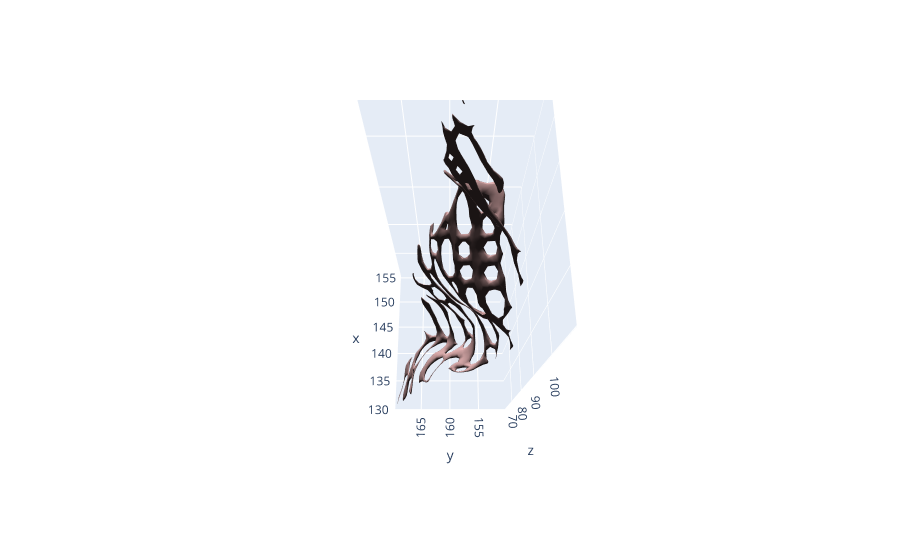

The notebook cell this image was saved under:
### Code cell
temp_dir = tempfile.mkdtemp()
mask_filename_temp = f"{temp_dir}/mask.nii.gz"
aims.write(vol_mask, mask_filename_temp)
bucket_filename = f"{temp_dir}/mask.bck"
cmd = f"AimsFileConvert -c Bucket -t VOID -e 1 -i {mask_filename_temp} -o {bucket_filename}"
os.system(cmd)

# Displays bucket file
bucket, bucket_raw, dxyz, rot, tr = pcpm.load_bucket(bucket_filename)
m = dtx.convert.bucket_to_mesh(bucket)
cld.draw(m)

### Figure 1 — Plotly figure (JSON) as saved in the notebook; plotly's stock layout.template omitted (floating-point values rounded to 4 significant figures; data arrays with more than 128 entries replaced by an {"elided": "..."} marker saying what was removed)
{"data": [{"color": "rgb(255,200,200)", "i": {"elided": "5330 int values"}, "j": {"elided": "5330 int values"}, "k": {"elided": "5330 int values"}, "lighting": {"ambient": 0.1}, "lightposition": {"x": 0, "y": 0, "z": 0}, "opacity": 1, "type": "mesh3d", "x": {"elided": "2615 float values"}, "y": {"elided": "2615 float values"}, "z": {"elided": "2615 float values"}}], "layout": {"legend": {"itemsizing": "constant"}, "scene": {"aspectmode": "data", "camera": {"eye": {"x": -0.8, "y": 0, "z": 2}}}, "title": {"text": ""}}}
